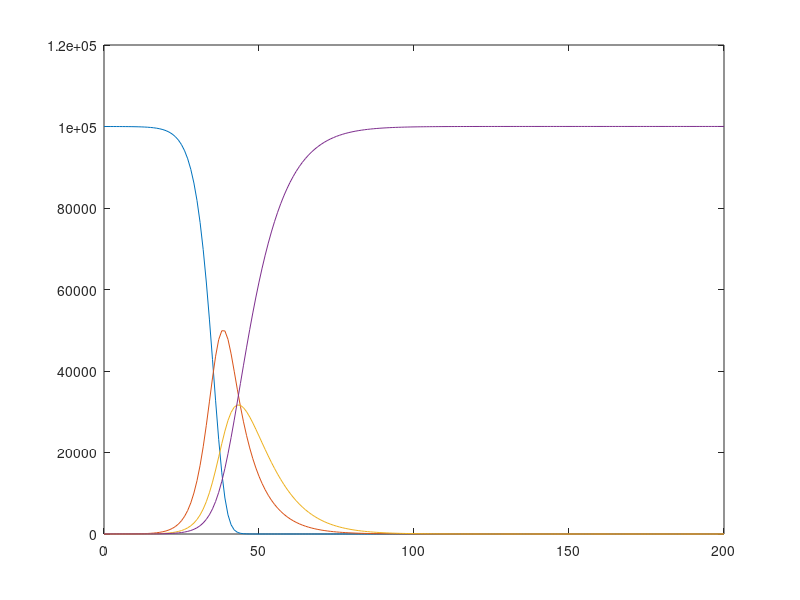

Write the MATLAB code that produced this figure. (Note: this script raises an error after producing the figure.)
clear all; clc
%% Setting up difference equations
% We assume that individuals mix randomly and parameter values are given as
% follows:
N = 100000;						% Population 100,000 people
[S0, E0, I0] = deal(99999, 0, 1);		% Initial values
kappa = 1/8; 					% Pre-infectious period 8 days
alpha = 1/7;					% Infectious period 7 days
R0 = 13;						% Basic reproduction number 13
beta = R0 * alpha / N;

% Set up the SEIR model of the transmission dynamics of measles in a closed
% population using difference equations:

trans_period = 200;				% model of 200 days
dt = 1;							% for each day

data_coll = zeros(4,trans_period+1);
data_coll(:,1) = [S0,E0,I0,R0]';
for i = 2:dt:trans_period+1
    diff_mat = [-beta*data_coll(3,i-1), 0, 0, 0; ...
        beta*data_coll(3,i-1), -kappa, 0, 0;...
        0, kappa, -alpha, 0; ...
        0, 0, alpha, 0];
	data_coll(:,i) =data_coll(:,i-1) + dt*(diff_mat*data_coll(:,i-1));
end

% 1. Plot a graph for number of susceptible, pre-Infectious, infectious,
% and recovered populations during 200 days.
days = 0:dt:trans_period;
plot(days, data_coll');
ax = gca;           % current axes
ax.YLim = [-1e4 11e4];
legend('susceptible','pre-infectious','infectious','recover','Location', 'best');
title('SEIR model for 200 days');

% 2. How long does it take before there are no infectious persons in the
% population? Why do no further new infectious persons occur in this
% population after a certain time?
% Find the first day t that I(t) is less than 1, which means that the
% infectious is less than one person. We can take it as on infectious
% persons.
Dday = find(data_coll(3,8:trans_period+1) < 1, 1) + 7;      % 137
% The first time that there is no infectious person must later than a week,
% since the infectious period is 7 days. Hence, we search after 7 days and
% add 7 days back for giving the day in trans_period.

% 3. How does the graph change if you change the pre-infectious period to
% be 5 days and 20 days, respectively?
kappa1 = 1/5; 					% Pre-infectious period 5 days
kappa2 = 1/20; 					% Pre-infectious period 20 days

data_coll1 = zeros(4,trans_period+1);
data_coll1(:,1) = [S0,E0,I0,R0]';
for i = 2:dt:trans_period+1
    diff_mat = [-beta*data_coll1(3,i-1), 0, 0, 0; ...
        beta*data_coll1(3,i-1), -kappa1, 0, 0;...
        0, kappa1, -alpha, 0; ...
        0, 0, alpha, 0];
	data_coll1(:,i) =data_coll1(:,i-1) + dt*(diff_mat*data_coll1(:,i-1));
end

data_coll2 = zeros(4,trans_period+1);
data_coll2(:,1) = [S0,E0,I0,R0]';
for i = 2:dt:trans_period+1
    diff_mat = [-beta*data_coll2(3,i-1), 0, 0, 0; ...
        beta*data_coll2(3,i-1), -kappa2, 0, 0;...
        0, kappa2, -alpha, 0; ...
        0, 0, alpha, 0];
	data_coll2(:,i) =data_coll2(:,i-1) + dt*(diff_mat*data_coll2(:,i-1));
end

figure('WindowState','maximized');
subplot(2,1,1);
plot(days, data_coll1');
ax = gca;           % current axes
ax.YLim = [0 10e4];
legend('susceptible','pre-infectious','infectious','recover','Location', 'best');
title('SEIR model for 200 days (Pre-infectious period 5 days)');

subplot(2,1,2); 
plot(days, data_coll2');
legend('susceptible','pre-infectious','infectious','recover','Location', 'best');
title('SEIR model for 200 days (Pre-infectious period 20 days)');
% As we can see in the figure window, the longer pre-infectious period the
% later infectious person back to zero.

% 4. Which assumptions would you alter or add to the model to describe the
% transmission of measles in a large population over a period of years?
% The natural birth and death should take into account. And we have several
% assuumptions, such as the natural birth rate and the natural death rate
% are the same.

%% Incorporating births and deaths
